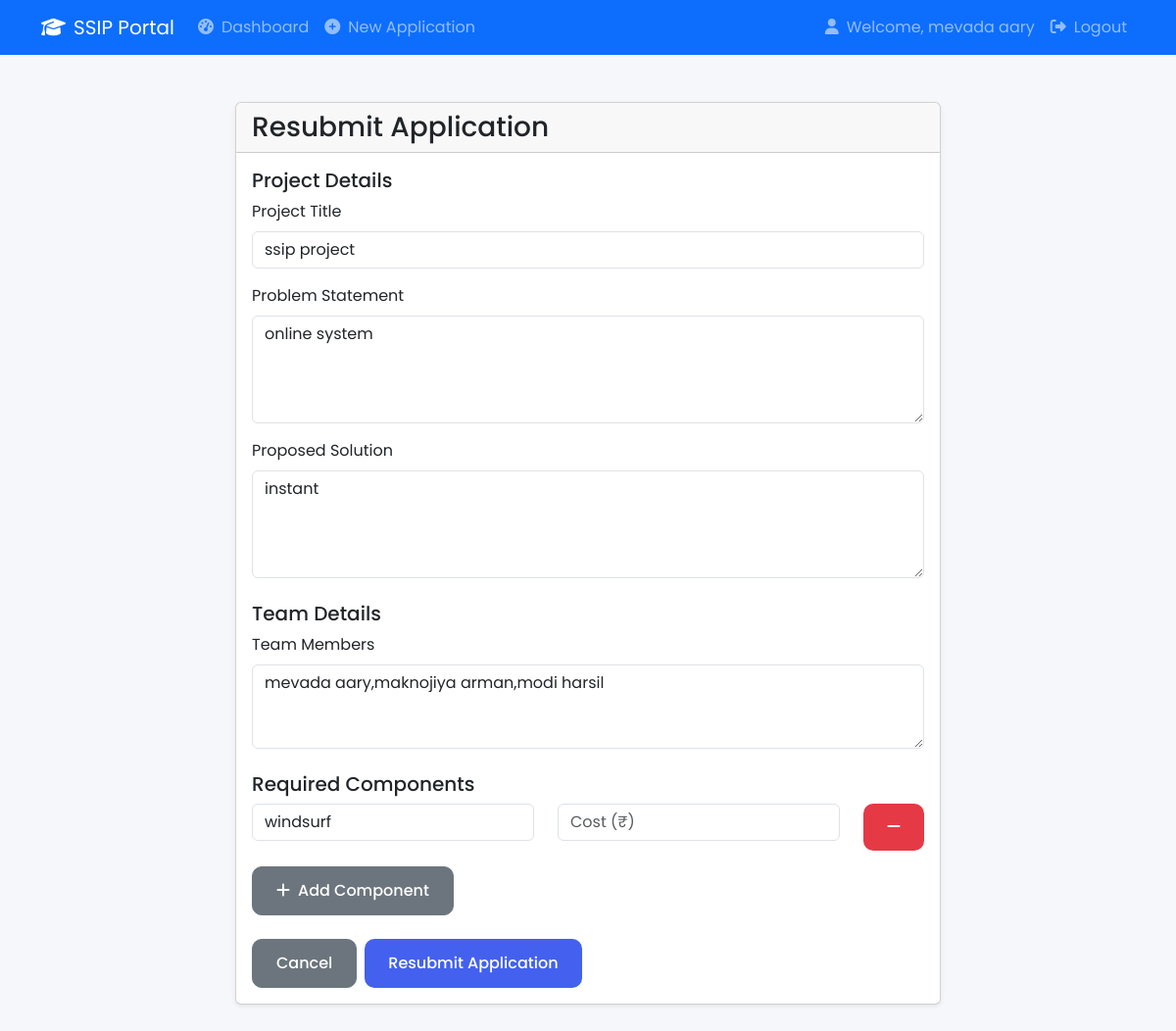
The app's page /resubmit_application/1 (signed in) with its own data.
### app.py (models this page shows, shortened)
class User(UserMixin, db.Model):
    id = db.Column(db.Integer, primary_key=True)
    email = db.Column(db.String(120), unique=True, nullable=False)
    password = db.Column(db.String(100), nullable=False)
    role = db.Column(db.String(20), nullable=False)  # student, dept_coord, college_coord, principal
    name = db.Column(db.String(100), nullable=False)
    department = db.Column(db.String(100))
    applications = db.relationship('Application', backref='applicant', lazy=True)

class Application(db.Model):
    id = db.Column(db.Integer, primary_key=True)
    application_number = db.Column(db.String(20), unique=True, nullable=False)
    project_title = db.Column(db.String(200), nullable=False)
    problem_statement = db.Column(db.Text, nullable=False)
    solution = db.Column(db.Text, nullable=False)
    team_members = db.Column(db.Text, nullable=False)
    required_components = db.Column(db.Text, nullable=False)
    total_cost = db.Column(db.Float, nullable=False)
    dept_status = db.Column(db.String(20), default='pending')
    dept_remarks = db.Column(db.Text)
    dept_review_date = db.Column(db.DateTime)
    college_status = db.Column(db.String(20), default='pending')
    college_remarks = db.Column(db.Text)
    college_review_date = db.Column(db.DateTime)
    principal_status = db.Column(db.String(20), default='pending')
    principal_remarks = db.Column(db.Text)
    principal_review_date = db.Column(db.DateTime)
    created_at = db.Column(db.DateTime, default=datetime.utcnow)
    user_id = db.Column(db.Integer, db.ForeignKey('user.id'), nullable=False)
    purchase_lists = db.relationship('PurchaseList', backref='application', lazy=True)
    utilization_certificates = db.relationship('UtilizationCertificate', backref='application', lazy=True)
    application_notifications = db.relationship('Notification', backref='related_application', lazy=True)

### app.py (the view, shortened to what this page needs)
@app.route('/resubmit_application/<int:id>', methods=['GET', 'POST'])
@login_required
def resubmit_application(id):
    application = Application.query.get_or_404(id)
    return render_template('resubmit_application.html', application=application)

### app.py (called while the page is built)
@login_manager.user_loader
def load_user(user_id):
    return User.query.get(int(user_id))

### templates/resubmit_application.html (shortened to what this page needs)
{% extends "base.html" %}
{% block content %}
<div class="container py-4">
    <div class="row">
        <div class="col-md-8 mx-auto">
            <div class="card">
                <div class="card-header">
                    <h3 class="mb-0">Resubmit Application</h3>
                </div>
                <div class="card-body">
                    <form method="POST" enctype="multipart/form-data">
                        <div class="mb-4">
                            <h5>Project Details</h5>
                            <div class="mb-3">
                                <label for="project_title" class="form-label">Project Title</label>
                                <input type="text" class="form-control" id="project_title" name="project_title" value="{{ application.project_title }}" required>
                            </div>
                            <div class="mb-3">
                                <label for="problem_statement" class="form-label">Problem Statement</label>
                                <textarea class="form-control" id="problem_statement" name="problem_statement" rows="4" required>{{ application.problem_statement }}</textarea>
                            </div>
                            <div class="mb-3">
                                <label for="solution" class="form-label">Proposed Solution</label>
                                <textarea class="form-control" id="solution" name="solution" rows="4" required>{{ application.solution }}</textarea>
                            </div>
                        </div>
                        <div class="mb-4">
                            <h5>Team Details</h5>
                            <div class="mb-3">
                                <label for="team_members" class="form-label">Team Members</label>
                                <textarea class="form-control" id="team_members" name="team_members" rows="3" placeholder="Enter team member names (one per line)" required>{{ application.team_members }}</textarea>
                            </div>
                        </div>
                        <div class="mb-4">
                            <h5>Required Components</h5>
                            <div id="components-container">
                                {% for component in application.required_components.split('\n') %}
                                {% if component.strip() %}
                                {% set parts = component.split(':') %}
                                <div class="row mb-2 component-row">
                                    <div class="col">
                                        <input type="text" class="form-control" name="component_name[]" placeholder="Component Name" value="{{ parts[0].strip() }}" required>
                                    </div>
                                    <div class="col">
                                        <input type="number" class="form-control" name="component_cost[]" placeholder="Cost (₹)" value="{{ parts[1].strip() }}" step="0.01" min="0" required>
                                    </div>
                                    <div class="col-auto">
                                        <button type="button" class="btn btn-danger remove-component">
                                            <i class="fas fa-minus"></i>
                                        </button>
                                    </div>
                                </div>
                                {% endif %}
                                {% endfor %}
                            </div>
                            <button type="button" class="btn btn-secondary mt-2" id="add-component">
                                <i class="fas fa-plus me-2"></i>Add Component
                            </button>
                        </div>
                        <div class="d-flex gap-2">
                            <a href="{{ url_for('view_application', id=application.id) }}" class="btn btn-secondary">Cancel</a>
                            <button type="submit" class="btn btn-primary">Resubmit Application</button>
                        </div>
                    </form>
                </div>
            </div>
        </div>
    </div>
</div>
{% endblock %}

### templates/base.html (shortened to what this page needs)
<!DOCTYPE html>
<html lang="en">
<head>
    <link href="https://cdnjs.cloudflare.com/ajax/libs/font-awesome/6.4.0/css/all.min.css" rel="stylesheet">
    <link href="https://cdn.jsdelivr.net/npm/bootstrap@5.3.0/dist/css/bootstrap.min.css" rel="stylesheet">
    <link rel="stylesheet" href="{{ url_for('static', filename='css/style.css') }}">
</head>
<body>
    <nav class="navbar navbar-expand-lg navbar-dark bg-primary">
        <div class="container">
            <a class="navbar-brand" href="{{ url_for('index') }}">
                <i class="fas fa-graduation-cap me-2"></i>SSIP Portal
            </a>
            <div class="collapse navbar-collapse" id="navbarNav">
                <ul class="navbar-nav me-auto">
                    {% if current_user.is_authenticated %}
                        <li class="nav-item">
                            <a class="nav-link" href="{{ url_for('dashboard') }}">
                                <i class="fas fa-tachometer-alt me-2"></i>Dashboard
                            </a>
                        </li>
                        {% if current_user.role == 'student' %}
                            <li class="nav-item">
                                <a class="nav-link" href="{{ url_for('new_application') }}">
                                    <i class="fas fa-plus-circle me-2"></i>New Application
                                </a>
                            </li>
                        {% endif %}
                    {% endif %}
                </ul>
                <ul class="navbar-nav">
                    {% if current_user.is_authenticated %}
                        <li class="nav-item">
                            <span class="nav-link">
                                <i class="fas fa-user me-2"></i>Welcome, {{ current_user.name }}
                            </span>
                        </li>
                        <li class="nav-item">
                            <a class="nav-link" href="{{ url_for('logout') }}">
                                <i class="fas fa-sign-out-alt me-2"></i>Logout
                            </a>
                        </li>
                    {% endif %}
                </ul>
            </div>
        </div>
    </nav>
    <div class="container mt-4">
        {% block content %}{% endblock %}
    </div>
</body>
</html>

### static/css/style.css (style rules this page uses)
:root { --primary: #4361ee; --secondary: #3f37c9; --success: #4cc9f0; --info: #4895ef; --warning: #f72585; --danger: #e63946; --light: #f8f9fa; --dark: #212529; }
body { background-color: #f5f7fb; font-family: 'Poppins', sans-serif; }
.btn { padding: 0.75rem 1.5rem; border-radius: 10px; font-weight: 500; transition: all 0.3s ease; }
.btn-primary { background: var(--primary); border: none; }
.btn-danger { background: var(--danger); border: none; }
.card { margin-bottom: 1.5rem; box-shadow: 0 0.125rem 0.25rem rgba(0, 0, 0, 0.075); }

### records on screen
User: name "mevada aary"
Application: project_title "ssip project", problem_statement "online system", solution "instant", team_members "mevada aary,maknojiya arman,modi harsil", parts "windsurf"
